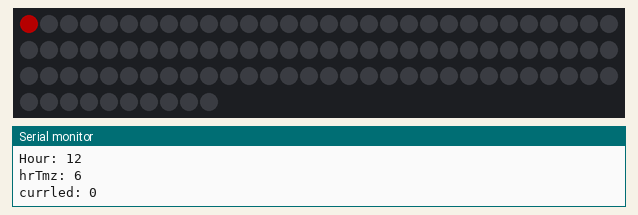
This sketch was run on a simulated Arduino Uno, built with avr-gcc and run on an emulated ATmega328P. Shown: 100 RGB LEDs in strip order, left to right, continuing on the next row, the last lines printed to the serial monitor. Dim RGB values are drawn brighter than linear; the local clock reads 2024-03-15 10:24:30 at power-on unless the sketch sets it.

Above: at 0.16 s.
At 7.16 s:
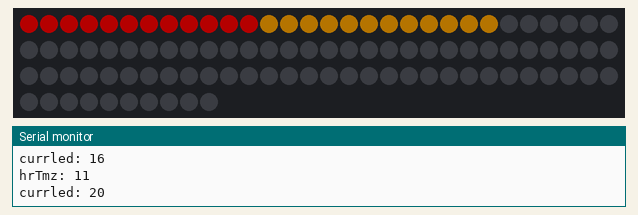
At 14.46 s:
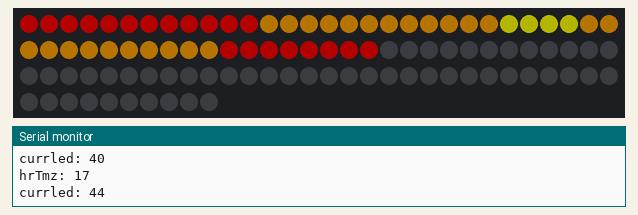
At 21.76 s:
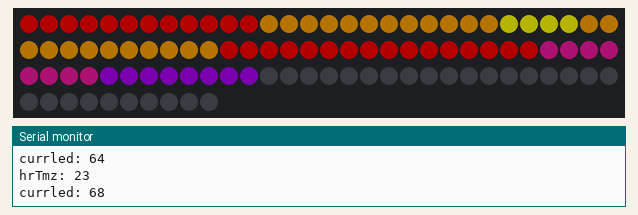
At 29.0 s:
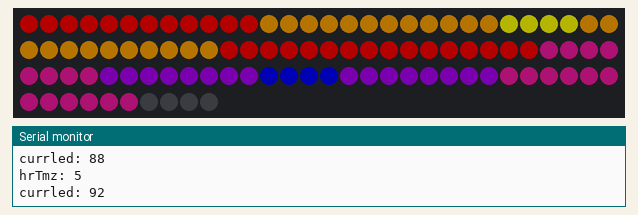

The sketch:

DGomezQ_ProjectA_TimeMapFinalCodePt2.ino
```cpp
//LED setups
#include <FastLED.h>
#define FASTLED_INTERNAL
#define NUM_STRIPS 1
#define NUM_LEDS 100
#define DATA_PINA 6
#define BRIGHTNESS  64

CRGB leds[NUM_LEDS];
CRGBPalette16 myPalette; //colors being used
CRGB aColor;
  CRGB Red = CHSV(HUE_RED, 0, 0);
  CRGB MediumVioletRed = CHSV(204,0,102);
  CRGB DarkViolet = CHSV(102,0,204);
  CRGB Blue = CHSV(0,0,HUE_BLUE);
  CRGB Orange = CHSV(255,128,0);
  CRGB Yellow = CHSV(255,255,0);
  CRGB Black = CHSV(0,0,0);
int currled = 0; //the current LED in the loop

//Clock setups
#include <DS3231.h>
DS3231 rtc(SDA,SCL);
String currentClock; //display current time
String currh; //display current hour
String prevh; //keep track of the previous hour
int tmz; //time zone
int hrTmz; //the hour of the time zone

void setup() {
  // put your setup code here, to run once:
  FastLED.addLeds<WS2811, DATA_PINA, RGB>(leds, NUM_LEDS); //LED strip
  FastLED.setBrightness( BRIGHTNESS); //Lower the brightness

  //setup Serial
  Serial.begin(9600); //Print to check on values

  //setup Clock
  rtc.begin();
  rtc.setDOW(THURSDAY); //set the time for the clock
  rtc.setTime(12,05,0);
  rtc.setDate(5,30,2019);
  currentClock = rtc.getTimeStr(FORMAT_SHORT); //this format only returns HR and MIN
  currh = currentClock.substring(0,2); //extract the first hour
  prevh = currentClock.substring(0,2); //extract first hour for reference
  tmz = currh.toInt() - 6; //this is the first time zone based off EST (6hrs behind EST)


}

void loop() {
  // put your main code here, to run repeatedly:
  currentClock = rtc.getTimeStr(FORMAT_SHORT); //check the time
  Serial.print("--------Time: "); //print the time
  Serial.println(currentClock);
  currh = currentClock.substring(0,2);
  tmz = currh.toInt()-6; //set the time zone according to current time
  Serial.print("Hour: "); //print the current hour
  Serial.println(currh);
  //Serial.print("TMZ: "); //print the first time zone's time
  //Serial.println(tmz);
  hrTmz = tmz; //time zone cycle hour
  currled = 0;

  if (currh != prevh){
    for(int h = 0; h < 97; h++){
      leds[h] = CRGB::Black;
    }
    delay(2000);
    for(int h = 0; h < 97; h++){
      leds[h] = CRGB::White;
    }
    //start from red
    for( int colorStep=0; colorStep <= 255; colorStep++ ) {
      int r = 255;
      int g = 0;
      int b = colorStep;

      // Now loop though each of the LEDs and set each one to the current color
      for(int x = 0; x < NUM_LEDS; x++){
          leds[x] = CRGB(r,g,b);
      }

      // Display the colors we just set on the actual LEDs
      delay(10);
      FastLED.show();
    }

    //into blue
      for( int colorStep=255; colorStep >= 0; colorStep-- ) {

        int r = colorStep;
        int g = 0;
        int b = 255;

        // Now loop though each of the LEDs and set each one to the current color
        for(int x = 0; x < NUM_LEDS; x++){
            leds[x] = CRGB(r,g,b);
        }

        // Display the colors we just set on the actual LEDs
        delay(10);
        FastLED.show();
      }

      //start from blue
      for( int colorStep=0; colorStep <= 255; colorStep++ ) {

        int r = 0;
        int g = colorStep;
        int b = 255;

        // Now loop though each of the LEDs and set each one to the current color
        for(int x = 0; x < NUM_LEDS; x++){
            leds[x] = CRGB(r,g,b);
        }

        // Display the colors we just set on the actual LEDs
        delay(10);
        FastLED.show();
      }

      //into green
      for( int colorStep=255; colorStep >= 0; colorStep-- ) {

        int r = 0;
        int g = 255;
        int b = colorStep;

        // Now loop though each of the LEDs and set each one to the current color
        for(int x = 0; x < NUM_LEDS; x++){
            leds[x] = CRGB(r,g,b);
        }

        // Display the colors we just set on the actual LEDs
        delay(10);
        FastLED.show();
      }

      //start from green
      for( int colorStep=0; colorStep <= 255; colorStep++ ) {

        int r = colorStep;
        int g = 255;
        int b = 0;

        // Now loop though each of the LEDs and set each one to the current color
        for(int x = 0; x < NUM_LEDS; x++){
            leds[x] = CRGB(r,g,b);
        }

        // Display the colors we just set on the actual LEDs
        delay(10);
        FastLED.show();
      }

      //into white
      for( int colorStep=0; colorStep <= 255; colorStep++ ) {

        int r = 255;
        int g = 255;
        int b = colorStep;

        // Now loop though each of the LEDs and set each one to the current color
        for(int x = 0; x < NUM_LEDS; x++){
          leds[x] = CRGB(r,g,b);
          }

        // Display the colors we just set on the actual LEDs
        delay(10);
        LEDS.show();
      }
    prevh = currh;
  }

  for(int k = 0; k < 24; k++){ //for each time zone, determine the hour, light LEDs with appropriate color
    //switch case based on hour
    //at each case call assignColor with the corresponding color
    Serial.print("hrTmz: ");
    Serial.println(hrTmz);
    Serial.print("currled: ");
    Serial.println(currled);
    switch(hrTmz){
      case 6 ... 8: //6-8am
        for(int i = currled; i < currled+4; i++){ //cycle through the leds in the zones
          leds[i] = CRGB::Red;
          FastLED.show();
          delay(300);
        }
        break;
      case 9 ... 11: //9-11am
        for(int i = currled; i < currled+4; i++){ //cycle through the leds in the zones
          leds[i] = CRGB::Orange;
          FastLED.show();
          delay(300);
        }
        break;
      case 12: //noon
        for(int i = currled; i < currled+4; i++){ //cycle through the leds in the zones
          leds[i] = CRGB::Yellow;
          FastLED.show();
          delay(300);
        }
        break;
      case 13 ... 15: //1-3pm
        for(int i = currled; i < currled+4; i++){ //cycle through the leds in the zones
          leds[i] = CRGB::Orange;
          FastLED.show();
          delay(300);
        }
        break;
      case 16 ... 19: //4-7pm
        for(int i = currled; i < currled+4; i++){ //cycle through the leds in the zones
          leds[i] = CRGB::Red;
          FastLED.show();
          delay(300);
        }
        break;
      case 20 ... 21: //8-9pm
        for(int i = currled; i < currled+4; i++){ //cycle through the leds in the zones
          leds[i] = CRGB::MediumVioletRed;
          FastLED.show();
          delay(300);
        }
        break;
      case 22 ... 23: //10-11pm
        for(int i = currled; i < currled+4; i++){ //cycle through the leds in the zones
          leds[i] = CRGB::DarkViolet;
          FastLED.show();
          delay(300);
        }
        break;
      case 24: //midnight
        for(int i = currled; i < currled+4; i++){ //cycle through the leds in the zones
          leds[i] = CRGB::Blue;
          FastLED.show();
          delay(300);
        }
        break;
      case 1 ... 2: //1-2am
        for(int i = currled; i < currled+4; i++){ //cycle through the leds in the zones
          leds[i] = CRGB::DarkViolet;
          FastLED.show();
          delay(300);
        }
        break;
      case 3 ... 5: //3-5am
        for(int i = currled; i < currled+4; i++){ //cycle through the leds in the zones
          leds[i] = CRGB::MediumVioletRed;
          FastLED.show();
          delay(300);
        }
        break;
      default:
        break;
    }
    currled +=4; //move the current led + 4 since each time zone is 4 LEDs
    hrTmz++; //move to the next time zone
    if(hrTmz > 24){ //if it is midnight, but 24 time zones have not been set, reset to 1am
      hrTmz = 1;
    }
    if (currled > 97){ //once it has gone through all the LEDs in the strip, reset
      currled = 0;
    }
  }

}//end loop
```
